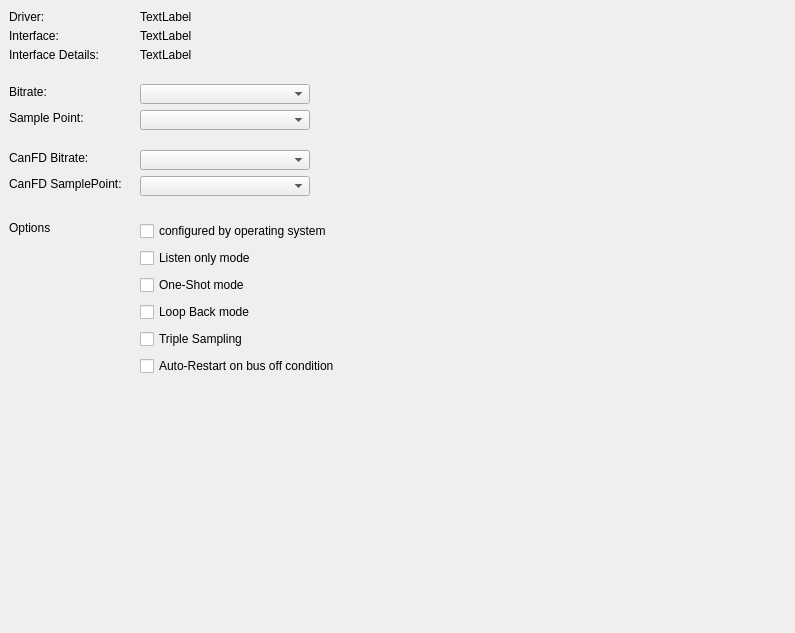
<?xml version="1.0" encoding="UTF-8"?>
<ui version="4.0">
 <class>GenericCanSetupPage</class>
 <widget class="QWidget" name="GenericCanSetupPage">
  <property name="geometry">
   <rect>
    <x>0</x>
    <y>0</y>
    <width>795</width>
    <height>633</height>
   </rect>
  </property>
  <property name="windowTitle">
   <string>Form</string>
  </property>
  <widget class="QLabel" name="label">
   <property name="geometry">
    <rect>
     <x>9</x>
     <y>9</y>
     <width>66</width>
     <height>16</height>
    </rect>
   </property>
   <property name="text">
    <string>Driver:</string>
   </property>
  </widget>
  <widget class="QLabel" name="laDriver">
   <property name="geometry">
    <rect>
     <x>140</x>
     <y>9</y>
     <width>610</width>
     <height>16</height>
    </rect>
   </property>
   <property name="text">
    <string>TextLabel</string>
   </property>
  </widget>
  <widget class="QLabel" name="label_3">
   <property name="geometry">
    <rect>
     <x>9</x>
     <y>28</y>
     <width>82</width>
     <height>16</height>
    </rect>
   </property>
   <property name="text">
    <string>Interface:</string>
   </property>
  </widget>
  <widget class="QLabel" name="laInterface">
   <property name="geometry">
    <rect>
     <x>140</x>
     <y>28</y>
     <width>610</width>
     <height>16</height>
    </rect>
   </property>
   <property name="text">
    <string>TextLabel</string>
   </property>
  </widget>
  <widget class="QLabel" name="label_5">
   <property name="geometry">
    <rect>
     <x>9</x>
     <y>47</y>
     <width>117</width>
     <height>16</height>
    </rect>
   </property>
   <property name="text">
    <string>Interface Details:</string>
   </property>
  </widget>
  <widget class="QLabel" name="laInterfaceDetails">
   <property name="geometry">
    <rect>
     <x>140</x>
     <y>47</y>
     <width>610</width>
     <height>16</height>
    </rect>
   </property>
   <property name="text">
    <string>TextLabel</string>
   </property>
  </widget>
  <widget class="QLabel" name="label_7">
   <property name="geometry">
    <rect>
     <x>9</x>
     <y>84</y>
     <width>69</width>
     <height>16</height>
    </rect>
   </property>
   <property name="text">
    <string>Bitrate:</string>
   </property>
  </widget>
  <widget class="QComboBox" name="cbBitrate">
   <property name="geometry">
    <rect>
     <x>140</x>
     <y>84</y>
     <width>170</width>
     <height>20</height>
    </rect>
   </property>
  </widget>
  <widget class="QLabel" name="label_8">
   <property name="geometry">
    <rect>
     <x>9</x>
     <y>110</y>
     <width>98</width>
     <height>16</height>
    </rect>
   </property>
   <property name="text">
    <string>Sample Point:</string>
   </property>
  </widget>
  <widget class="QComboBox" name="cbSamplePoint">
   <property name="geometry">
    <rect>
     <x>140</x>
     <y>110</y>
     <width>170</width>
     <height>20</height>
    </rect>
   </property>
  </widget>
  <widget class="QLabel" name="label_9">
   <property name="geometry">
    <rect>
     <x>9</x>
     <y>150</y>
     <width>104</width>
     <height>16</height>
    </rect>
   </property>
   <property name="text">
    <string>CanFD Bitrate:</string>
   </property>
  </widget>
  <widget class="QComboBox" name="cbBitrateFD">
   <property name="geometry">
    <rect>
     <x>140</x>
     <y>150</y>
     <width>170</width>
     <height>20</height>
    </rect>
   </property>
  </widget>
  <widget class="QLabel" name="label_10">
   <property name="geometry">
    <rect>
     <x>9</x>
     <y>176</y>
     <width>130</width>
     <height>16</height>
    </rect>
   </property>
   <property name="text">
    <string>CanFD SamplePoint:</string>
   </property>
  </widget>
  <widget class="QComboBox" name="cbSamplePointFD">
   <property name="geometry">
    <rect>
     <x>140</x>
     <y>176</y>
     <width>170</width>
     <height>20</height>
    </rect>
   </property>
  </widget>
  <widget class="QLabel" name="label_11">
   <property name="geometry">
    <rect>
     <x>9</x>
     <y>220</y>
     <width>41</width>
     <height>16</height>
    </rect>
   </property>
   <property name="text">
    <string>Options:</string>
   </property>
  </widget>
  <widget class="QWidget" name="verticalLayoutWidget">
   <property name="geometry">
    <rect>
     <x>140</x>
     <y>220</y>
     <width>411</width>
     <height>158</height>
    </rect>
   </property>
   <layout class="QVBoxLayout" name="vbOptions">
    <item>
     <widget class="QCheckBox" name="cbConfigOS">
      <property name="text">
       <string>configured by operating system</string>
      </property>
     </widget>
    </item>
    <item>
     <widget class="QCheckBox" name="cbListenOnly">
      <property name="text">
       <string>Listen only mode</string>
      </property>
     </widget>
    </item>
    <item>
     <widget class="QCheckBox" name="cbOneShot">
      <property name="text">
       <string>One-Shot mode</string>
      </property>
     </widget>
    </item>
    <item>
     <widget class="QCheckBox" name="cbLoopBack">
      <property name="text">
       <string>Loop Back mode</string>
      </property>
     </widget>
    </item>
    <item>
     <widget class="QCheckBox" name="cbTripleSampling">
      <property name="text">
       <string>Triple Sampling</string>
      </property>
     </widget>
    </item>
    <item>
     <widget class="QCheckBox" name="cbAutoRestart">
      <property name="text">
       <string>Auto-Restart on bus off condition</string>
      </property>
     </widget>
    </item>
   </layout>
  </widget>
 </widget>
 <resources/>
 <connections/>
</ui>
